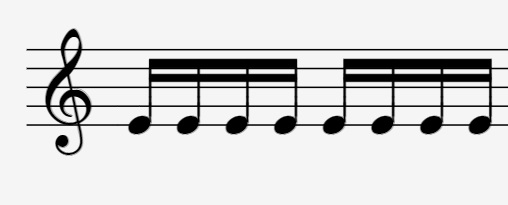
#> input picture cases/16-16.jpg, 508 x 205 px
$ python -i PrintedProcessing.py   (imports and definitions only)   (older library calls are emulated)
#> lines starting #> are read from the running program, lines starting #| are printed output that depends on the picture; after the words box and inside, x2 and y2 are one past the last pixel; in counts of white or black regions, pixels touching at a corner belong together
#> further down, picture is the input picture: shape (205, 508, 3); min 0, max 254, mean 214.2
### src/Utility.py
import numpy as np
import os

from skimage.draw import rectangle
from skimage.measure import find_contours
from skimage.io import imread, imsave
from skimage.filters import threshold_otsu
from skimage.color import rgb2gray, rgba2rgb
from Display import show_images

from Component import BaseComponent

# When provided with the correct format of the list of bounding_boxes, this section will set all pixels inside boxes in image_with_boxes


# [50 lines left out: functions set_pixels, get_bounding_boxes, not called in this run]


def get_vertical_projection(image):
    return np.array([image[:, col].sum() for col in range(image.shape[1])])


# [9 lines left out: function get_vertical_projection_image, not called in this run]


def get_horizontal_projection(image):
    return np.array([image[row].sum() for row in range(image.shape[0])])


# [99 lines left out: functions get_horizontal_projection_image, mask_image, keep_elements_in_ar_range, slice_image, get_first_run, get_base_components and 2 more, not called in this run]

### src/PrintedProcessing.py
from skimage.morphology import binary_closing, binary_dilation, binary_erosion, binary_opening, disk, selem
from scipy.signal import find_peaks
from scipy.ndimage.interpolation import rotate
import Utility
from Component import BaseComponent, Note, Meter, Accidental, Chord
from cv2 import copyMakeBorder, BORDER_CONSTANT, getStructuringElement, MORPH_ELLIPSE, morphologyEx, MORPH_OPEN, MORPH_ERODE, MORPH_CLOSE
from Classifier import Classifier
import numpy as np

from Display import show_images

import warnings
# [1 line not run here, left out]


def extract_staff_lines(image):
    '''
    @return (LineImage, (width, length, spacing))
    '''
    # Staff lines using a horizontal histogram
    # Get staff line length
    # Threshold image based on said length

    if(image.max() == 0):
        return image, (0, 0, 0)

    linesOnly = np.copy(image)

    hHist = Utility.get_horizontal_projection(image)
#> hHist = 205 values, max 373407 at index 159, min 19722 at index 49, mean 326398

    length = hHist.max()
#> length = 373407
    lengthThreshold = 0.85 * hHist.max()
#> lengthThreshold = 317396

    # Utility.visualize_histogram(hHist)
    hHist[hHist < lengthThreshold] = 0

    for r, val in enumerate(hHist):
        if not val:
            linesOnly[r] = 0
#> this loop made 205 passes
#> val on passes 1 to 3: 373380, 373380, 373380
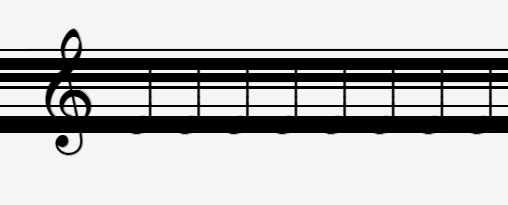
#> linesOnly: shape (205, 508, 3); 15.73% of pixels changed, all inside (x1, y1, x2, y2) = (0, 49, 508, 133)

    # > Get staff line width
    run = 0
    runFreq = {}

    for val in hHist:
        if val:
            run += 1
        elif run:
            if run in runFreq:
                runFreq[run] += 1
            else:
                runFreq[run] = 1
            run = 0
#> this loop made 205 passes
#> (val, run) on passes 1 to 12: (373380, 1), (373380, 2), (373380, 3), (373380, 4), (373380, 5), (373380, 6), (373380, 7), (373380, 8), (373380, 9), (373380, 10), (373380, 11), (373380, 12)
#> run on passes 71, 72, 73, 74, 83, 84: 1, 2, 3, 0, 1, 2
#> after the loop, run = 72; runFreq = {49: 1, 7: 1, 3: 1, 4: 1, 16: 1, 9: 1}
    width = max(runFreq, key=runFreq.get)
#> width = 49

    runs = []
    startRun = 0
    for r, val in enumerate(hHist[:-1]):
        if hHist[r] == 0 and hHist[r+1] > 0:
            endRun = r+1 - startRun
            runs.append(endRun)
        elif hHist[r] > 0 and hHist[r+1] == 0:
            startRun = r
#> this loop made 204 passes
#> (val, endRun) on pass 51: (0, 3)
#> after the loop, runs = [3, 13, 10, 4, 3, 18]

    spacing = int(np.median(runs))
#> spacing = 7

    return linesOnly, (width, length, spacing)


# [140 lines left out: functions close_notes, remove_staff_lines, extract_heads, divide_component, get_number_of_heads, divide_beams, not called in this run]


def segment_image(image):
    lineImage, staffDim = extract_staff_lines(image)
#> staffDim = (49, 373407, 7)

    sanitized, closed = sanitize_sheet(image)

    # Get base of components from boundingBoxes
    boundingBoxes = Utility.get_bounding_boxes(closed, 0.2)

    # [4 lines of commented-out code are left out]

    baseComponents = Utility.get_base_components(boundingBoxes)

    # Cut beams into notes
    baseComponents = divide_beams(baseComponents, sanitized, staffDim)

    return baseComponents, sanitized, staffDim, lineImage


def sanitize_sheet(image):
    '''
    @return (Sanitized image, Sanitization mask, Image after closing)
    '''
    imageAR = image.shape[1] / image.shape[0]
#> imageAR = 2.48
    segmentNum = int(np.ceil(imageAR * 5 + 0.5))
#> segmentNum = 13
    segmentWidth = image.shape[1] // segmentNum
#> segmentWidth = 39
    processedImage = np.copy(image)
    closedImage = np.copy(image)

    if image.shape[1] % segmentNum:
        segmentNum += 1
#> segmentNum = 14

    for i in range(segmentNum):
        slc_w = slice(i*segmentWidth, min((i+1) *
                                          segmentWidth, image.shape[1]))
        segment = image[:, slc_w]

        linesOnly, staffDim = extract_staff_lines(segment)

        k = np.zeros((3, 3), dtype='uint8')
        k[:, 3//2:3//2+1] = 1

        dilatedLinesOnly = binary_dilation(linesOnly, k)

        # Image - Lines
        removedLinesSeg = remove_staff_lines(
            segment, dilatedLinesOnly, staffDim)

        processedImage[:, slc_w] = removedLinesSeg
        closedNotesSeg = close_notes(removedLinesSeg, staffDim)
        closedImage[:, slc_w] = closedNotesSeg
#> this loop made 1 pass
#> (length in extract_staff_lines, lengthThreshold in extract_staff_lines, staffDim) on pass 1: (28698, 24393.3, (18, 28698, 2))
#> pass 1, in sanitize_sheet, `segment = image[:, slc_w]`:
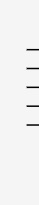
#> segment: shape (205, 39, 3); min 0, max 252, mean 242.1
#> pass 1, in sanitize_sheet, `linesOnly, staffDim = extract_staff_lines(segment)`:
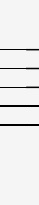
#> linesOnly: shape (205, 39, 3); min 0, max 252, mean 236

    # Clef removal
    vHist = Utility.get_vertical_projection(processedImage)

    vHistThresh = vHist.max() * 0.60

    firstRun = Utility.get_first_run(vHist, vHistThresh)

    processedImage[:, firstRun] = 0
    closedImage[:, firstRun] = 0

    return processedImage, closedImage


# [294 lines left out: functions assign_note_tones, split_bars, separate_multiple_staffs, join_meters, bind_accidentals_to_following_notes, process_chord and 3 more, not called in this run]

>>> import cv2
>>> picture = cv2.imread('../cases/16-16.jpg')
#> (the run stopped early here; a loop or call above may not have finished)

$ run again, on cases/big.jpg
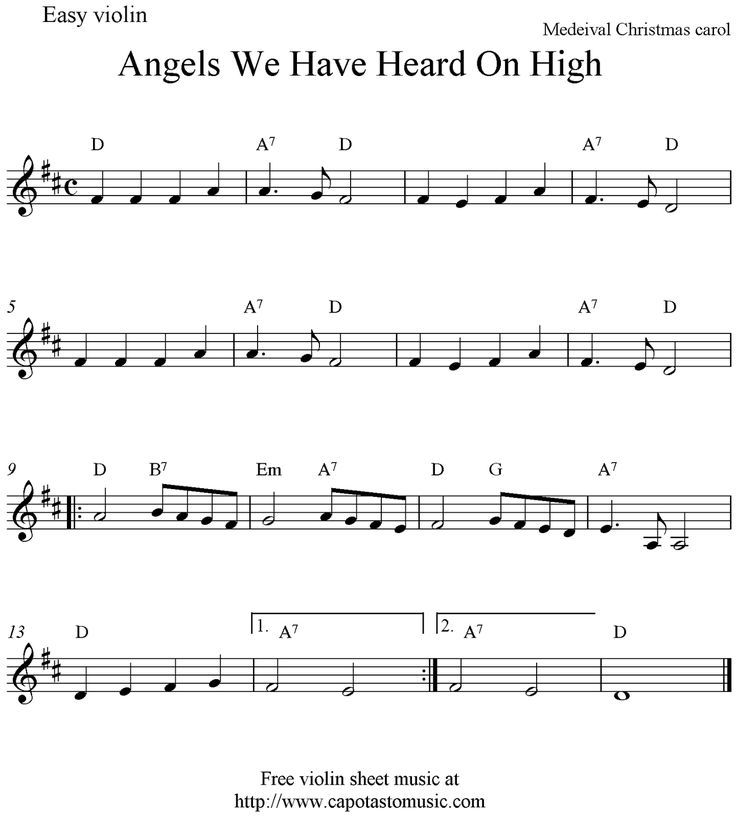
#> input picture cases/big.jpg, 736 x 817 px
#> picture is the input picture: shape (817, 736, 3); min 0, max 255, mean 241.6
#> hHist = 817 values, max 563040 at index 40, min 92874 at index 195, mean 533472.1
#> length = 563040
#> lengthThreshold = 478584
#> the loop in extract_staff_lines, `for r, val in enumerate(hHist):` made 817 passes
#> val on passes 1 to 3: 562590, 562572, 562461
#> after the loop in extract_staff_lines, `for r, val in enumerate(hHist):`:
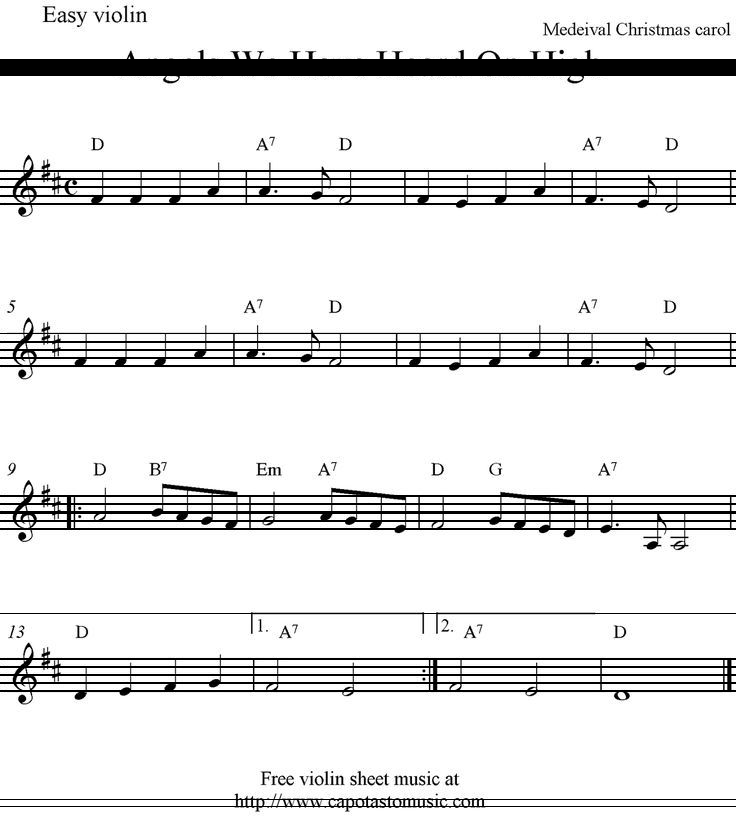
#> linesOnly: shape (817, 736, 3); 7.11% of pixels changed, all inside (x1, y1, x2, y2) = (0, 59, 736, 807)
#> the loop in extract_staff_lines, `for val in hHist:` made 817 passes
#> (val, run) on passes 1 to 8: (562590, 1), (562572, 2), (562461, 3), (562632, 4), (562197, 5), (561381, 6), (552597, 7), (555492, 8)
#> after the loop in extract_staff_lines, `for val in hHist:`: run = 10; runFreq = {59: 1, 94: 1, 6: 15, 7: 2, 128: 2, 83: 1, 44: 1, 107: 1}
#> width = 6
#> the loop in extract_staff_lines, `for r, val in enumerate(hHist[:-1]):` made 816 passes
#> val on passes 1 to 8: 562590, 562572, 562461, 562632, 562197, 561381, 552597, 555492
#> after the loop in extract_staff_lines, `for r, val in enumerate(hHist[:-1]):`: runs = [18, 3, 3, 3, 3, 3, 2, 3, 3, 3, 3, 3, 3, 4, 3, 3, 2, 3, 3, 3, 3, 3, 2, 2]
#> spacing = 3
#> in segment_image, `lineImage, staffDim = extract_staff_lines(image)`: staffDim = (6, 563040, 3)
#> the loop in sanitize_sheet, `for i in range(segmentNum):` made 1 pass
#> (length in extract_staff_lines, lengthThreshold in extract_staff_lines, staffDim) on pass 1: (93330, 79330.5, (4, 93330, 3))
#> pass 1, in sanitize_sheet, `linesOnly, staffDim = extract_staff_lines(segment)`:
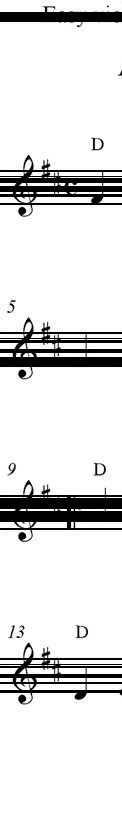
#> linesOnly: shape (817, 122, 3); min 0, max 255, mean 222.1
